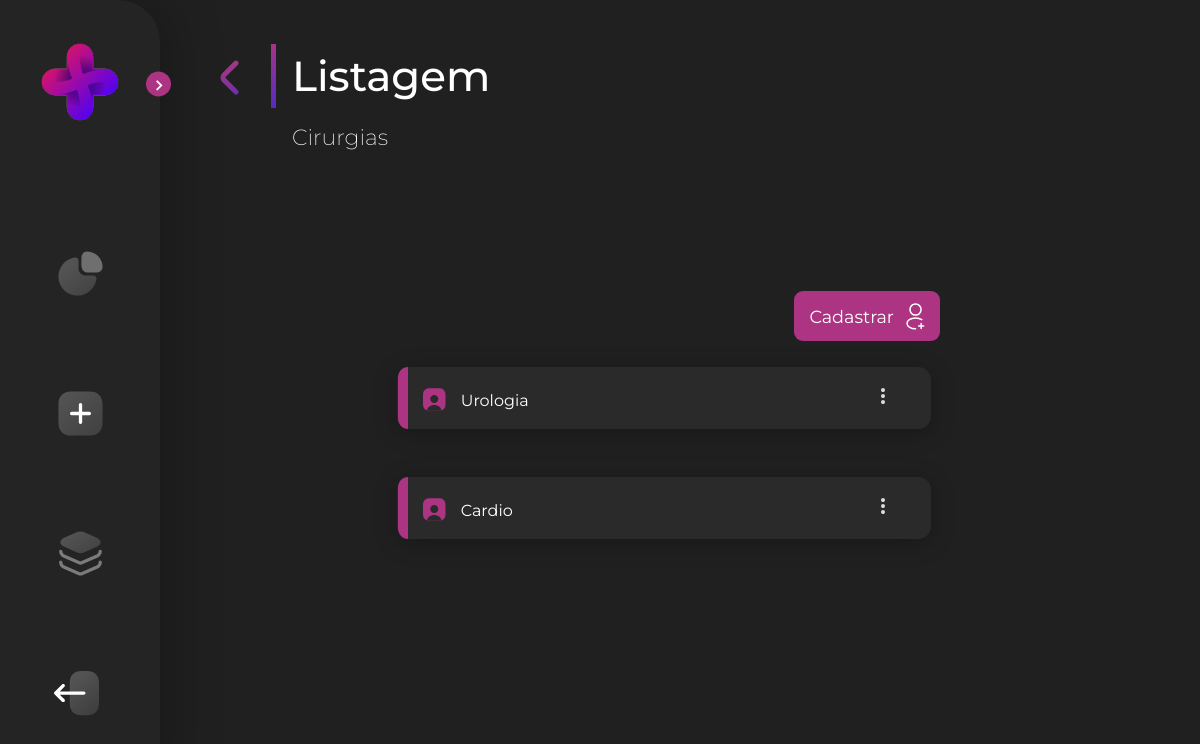
/view/surgery-list.php, run on an earlier commit of the app's database.
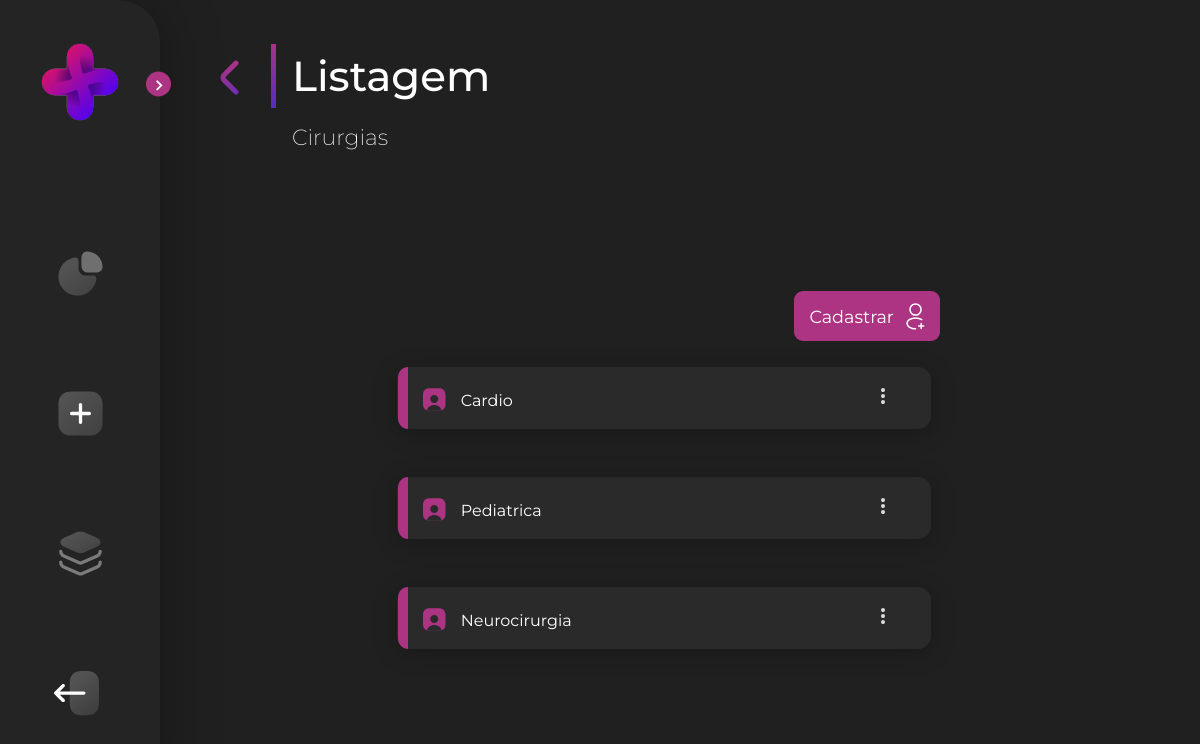
And on a later commit of the database.
### tables this page shows
CREATE TABLE `surgery` (
  `id` int(11) NOT NULL,
  `name` varchar(50) NOT NULL,
  `description` varchar(255) NOT NULL
);

### php/conexao.php (called while the page is built)
<?php
class Conexao {
    private static $instance;
    public static function getConn(){
        if (!isset(self::$instance)){
            self::$instance = new \PDO('mysql:host=localhost;dbname=workmed', 'root', '');
        }
        return self::$instance;
    }
}

### php/surgeryDAO.php (called while the page is built, shortened)
<?php
require_once 'Conexao.php';
require_once 'surgery.php';
class SurgeryDAO {
    public function read(){
        $sql = 'SELECT * FROM surgery';
        $stmt = Conexao::getConn()->prepare($sql);
        $stmt->execute();
        $surgerys = [];
        if($stmt->rowCount() > 0){
            $resultado = $stmt->fetchAll(\PDO::FETCH_ASSOC);
            foreach ($resultado as $row) {
                $surgery = new Surgery($row['name'],$row['description']);
                $surgery->setId($row['id']);
                $surgerys[] = $surgery;
            }
        }else {
            echo '<p>Não há itens na lista.</p>';
        }
        return $surgerys;
    }
}

### php/surgery.php (called while the page is built, shortened)
<?php
class Surgery {
    protected $name;
    public function __construct( $name, $description) {
        $this->name = $name;
    }
    public function getName() {
        return $this->name;
    }
}
?>

### View/surgery-list.php (the view, shortened to what this page needs)
<!DOCTYPE html>
<?php
    require_once '../php/surgeryDao.php';
    $surgeryDAO = new SurgeryDAO();
    $surgerys = $surgeryDAO->read();
?>
<html>
<head>
    <link rel='stylesheet' type='text/css' media='screen' href='../css/surgery-list.css'>
    <link href='https://unpkg.com/boxicons@2.1.1/css/boxicons.min.css' rel='stylesheet'>
</head>
<body>
    <section class="home">
        <div class="title">
            <div class="back"><a href="./select-list.php"><img src="../Components/SVG/arrow-r.svg" alt=""></a></div>
            <div class="stick"></div>
            <div class="text-menu">Listagem</div>
        </div>
        <div class="text-h2">Cirurgias</div>
        <div class="btn-cad">
                <a href="./surgery-register.php"><button class="cad-btn">Cadastrar<img src="../Components/SVG/cadastro.svg" alt="Voltar"></button></a>
        </div>
        <div class="content-form">
            <?php foreach ($surgerys as $surgery) { ?>
                <div class="form-flex">
                    <form method="get" action="../php/PostSurgery.php" class="form">
                        <details class="list-form">
                        <summary><img src="../Components/SVG/Rectangle rosa.svg" class="img-ret" alt=""><img src="../Components/SVG/user rosa.svg" class="img-user" alt=""><?= $surgery->getName() ?></summary>
                        </details>
                    </form>
                        <div class="btn-action">
                            <details class="det-btn">
                                <summary><img src="../Components/SVG/3dot.svg" alt=""></summary>
                            </details>
                        </div>
            </div>
            <?php }?>
        </div>
    </section>
</body>
</html>

What changed in the data, as far as the page shows it:
removed surgery: name "Urologia"
added surgery: name "Pediatrica"
added surgery: name "Neurocirurgia"
